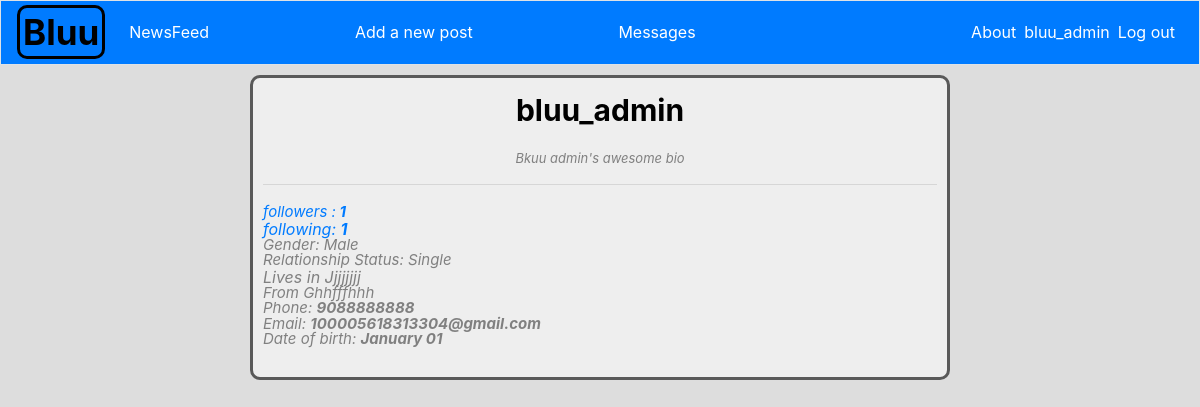
/profile_details/1/, run on the app's committed database.
### bluus/models.py (models this page shows, shortened)
class Profile(models.Model):
    GENDER_CHOICES=[('Male' ,'Male'), ('Female',  'Female')]
    RELATIONSHIP_CHOICES=[('Single','Single'), ('Married', 'Married'), ('In a relationship','In a relationship'),('Engaged', 'Engaged'), ("It's complicated", "It's complicated")]
    owner=models.ForeignKey(User,on_delete=models.CASCADE, related_name="profile")
    bio=models.CharField(max_length=90, blank=True)
    cover_photo=models.ImageField(upload_to="post-pic/",default='/post-pic/default_c_pic.jpg' ,blank=True)
    profile_pic=models.ImageField(upload_to="post-pic/",default='/post-pic/default_dp.png', blank=True)
    phone_num=models.BigIntegerField(null=True, blank=True)
    email=models.EmailField(blank=True)
    dob=models.DateField(blank=True, default='2000-01-01')
    city=models.CharField(max_length=30, blank=True)
    country=models.CharField(max_length=30, blank=True)
    followers=models.ManyToManyField(User, related_name="follows")
    gender=models.CharField(max_length=69, choices=GENDER_CHOICES, blank=True, null=True)
    relationship_status=models.CharField(max_length=69, choices=RELATIONSHIP_CHOICES, blank=True, null=True)

### bluus/views.py (the view)
# urls.py: path('profile_details/<int:user_id>/', views.profile_details, name='profile_details'),
def profile_details(request,user_id):
    user=User.objects.get(id=user_id)
    user_profile=Profile.objects.get(id=user_id)
    context={'user':user ,'user_profile':user_profile}
    return render(request,'bluus/profile_details.html', context)

### bluus/templates/bluus/profile_details.html
{% extends "bluus/base.html" %}
{% load bootstrap4 %}
{% load static %}
{% block content %}
<article>
    <section id="edit_sec">
        <p id="profile_name"> {{user.username}} </p>
        {% if user_profile.bio %}
            <p id="bio">{{user_profile.bio}} </p>
        {% endif %}
        <hr/>
        <a  href= "{% url 'bluus:followers' user.id %}"><p id="num_followers">followers :<b> {{user_profile.followers.count }} </b> </p></a>
        <a  href= "{% url 'bluus:following' user.id %}"><p id="num_following">following: <b>{{user.follows.count}} </b></p></a>
        {% if user_profile.gender %}
             <p id="gender" > Gender:  {{user_profile.gender}}</p>
        {% endif %}
        {% if user_profile.relationship_status%}
             <p id="r_status" > Relationship Status:  {{user_profile.relationship_status}}</p>
        {% endif %}
        {% if user_profile.city %}
            <p id="city" > Lives in {{user_profile.city}}</p>
        {% endif %}
        {% if user_profile.country %}
            <p id="country">From {{user_profile.country}}</p>
        {% endif %}
        {% if user_profile.phone_num %}
            <p id="phone_num">Phone:  <b>{{user_profile.phone_num}}</b></p>
        {% endif %}
        {% if user_profile.email %}
            <p id="email">Email:  <b>{{user_profile.email}}</b></p>
        {% endif %}
        {% if user_profile.dob %}
            <p id="dob">Date of birth:  <b>{{user_profile.dob|date:'F d'}}</b></p>
        {% endif %}
    </section>
</article>
{% endblock content %}

### bluus/templates/bluus/base.html (shortened to what this page needs)
{% load bootstrap4 %}
{% load static %}
<!doctype html>
<html lang="en">
    <head>
        {% bootstrap_css %}
        <link rel="stylesheet" type="text/css" href="{% static 'css/style.css' %}"/>
    </head>
    <body>
        <nav class="navbar sticky-top navbar-expand-md py-0 bg-primary navbar-dark mb-2 border ">
            <a class="navbar-brand" ><span id="b_name">Bluu</span></a>
            <div class="collapse navbar-collapse" id="navbarCollapse">
                <ul class="navbar-nav mr-auto">
                    <li class="nav-item">
                        <a class="nav-link" href="{% url 'bluus:index' %}">NewsFeed</a></li>
                </ul>
                <ul class="navbar-nav mr-auto">
                    <li class="nav-item">
                        <a class="nav-link" href="{% url 'bluus:new_post' %}">Add a new post</a></li>
                </ul>
                <ul class="navbar-nav mr-auto">
                    <li class="nav-item">
                        <a class="nav-link" href="{% url 'bluus:chats' %}">Messages</a></li>
                </ul>
                <ul class="navbar-nav ml-auto">
                    <li class="nav-item">
                        <a class="nav-link" href="{% url 'bluus:about' %}">About</a>
                    </li>
                    {% if user.is_authenticated %}
                        <li class="nav-item">
                            <span class="navbar-text"}"><a href="{% url  'bluus:profile' user.id %}"> {{ user.username }} </a></span>
                        </li>
                        <li class="nav-item">
                            <a class="nav-link" href="{% url 'users:logout' %}">Log out</a>
                        </li>
                    {% else %}
                        <li class="nav-item">
                            <a class="nav-link" href="{% url 'users:register' %}">Register</a>
                        </li>
                        <li class="nav-item">
                            <a class="nav-link" href="{% url 'users:login' %}">Log in</a></li>
                    {% endif %}
                </ul>
            </div>
        </nav>
        {% block content %}{% endblock content %}
    </body>
</html>

### static/css/style.css (style rules this page uses)
nav .navbar-nav li a { color: white !important; }
#profile_name { text-align: center; color:black; font-size: 30px; font-weight: bold; }
body { background-color:#dddddd; }
#edit_sec { max-width: 700px; background-color:#eeeeee; margin-top: 10px; margin-bottom: 10px; margin-left:auto; margin-right:auto; padding:10px; border-radius: 10px; border: solid #595959; }
a:link { text-decoration: none!important; }
#bio { font-size: 13px; font-style: italic; text-align: center; color: grey; margin-top: 8px; }
#num_followers { font-size: 15px; font-style: italic; border-color: #add8e6; border-radius: 5px; }
#num_following { ofont-size: 15px; font-style: italic; border-color: #add8e6; border-radius: 5px; margin-top: -23px; }
#city { ofont-size: 15px; font-style: italic; color: grey; border-color: #add8e6; border-radius: 5px; margin-top: -23px; }
#country { font-size: 15px; font-style: italic; color: grey; border-color: #add8e6; border-radius: 5px; margin-top: -23px; }
#phone_num { font-size: 15px; font-style: italic; color: grey; border-color: #add8e6; border-radius: 5px; margin-top: -23px; }
#email { font-size: 15px; font-style: italic; color: grey; border-color: #add8e6; border-radius: 5px; margin-top: -23px; }
#dob { font-size: 15px; font-style: italic; color: grey; border-color: #add8e6; border-radius: 5px; margin-top: -23px; }
#gender { font-size: 15px; font-style: italic; color: grey; border-color: #add8e6; border-radius: 5px; margin-top: -23px; }
#r_status { font-size: 15px; font-style: italic; color: grey; border-color: #add8e6; border-radius: 5px; margin-top: -23px; }
#b_name { font-weight: bolder; font-size: 35px; color: black; border: solid; padding: 3px; border-radius: 10px; }

### data on the page
Profile: bio "Bkuu admin's awesome bio", followers.count "1", gender "Male", relationship_status "Single", city "Jjjjjjjj", country "Ghhfffhhh", phone_num "9088888888", email "100005618313304@gmail.com", dob "January 01"

### other printed values
{{ user.username }} "bluu_admin"
{{ user.follows.count }} "1"
